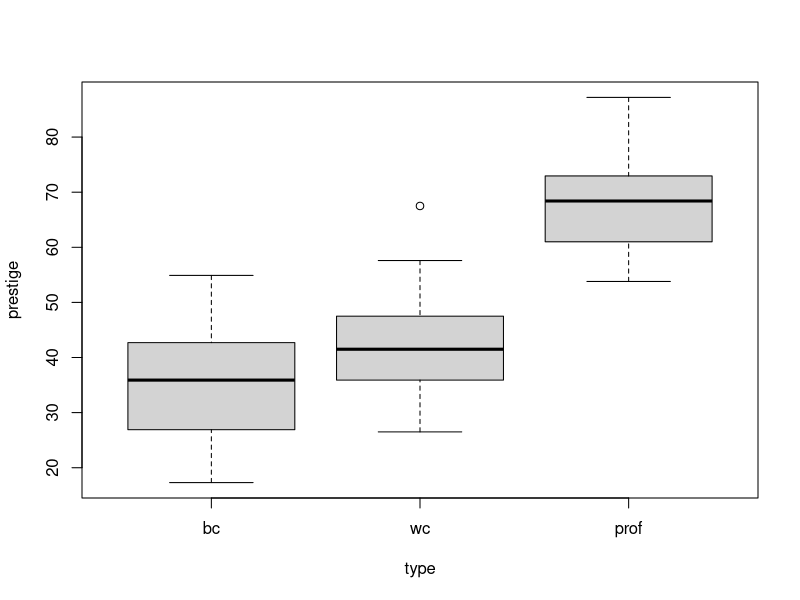
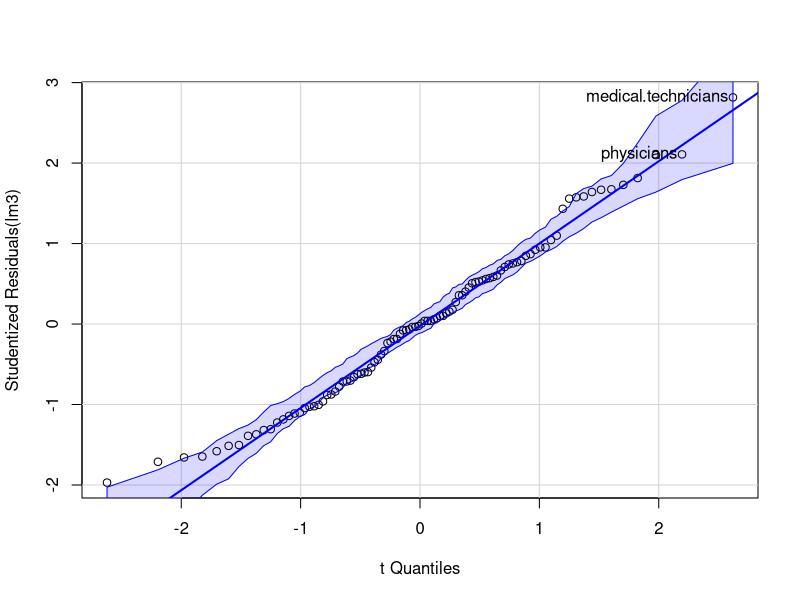
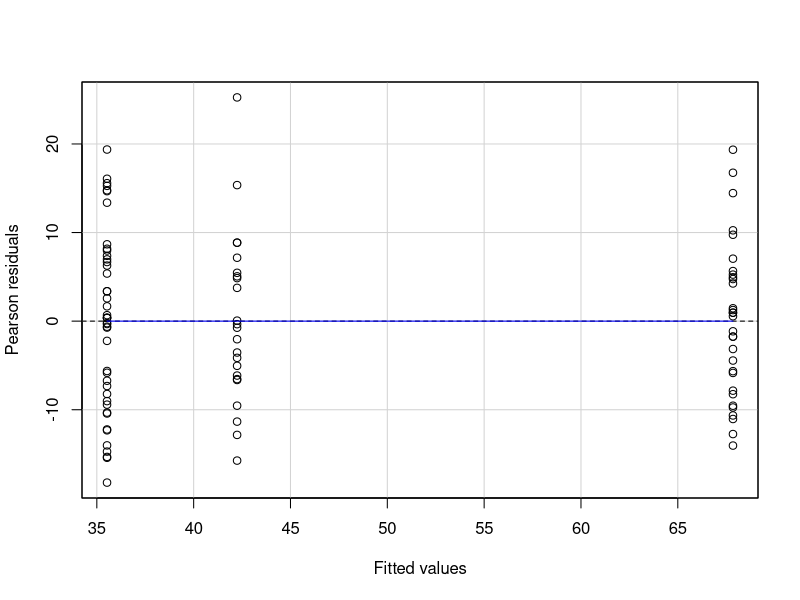
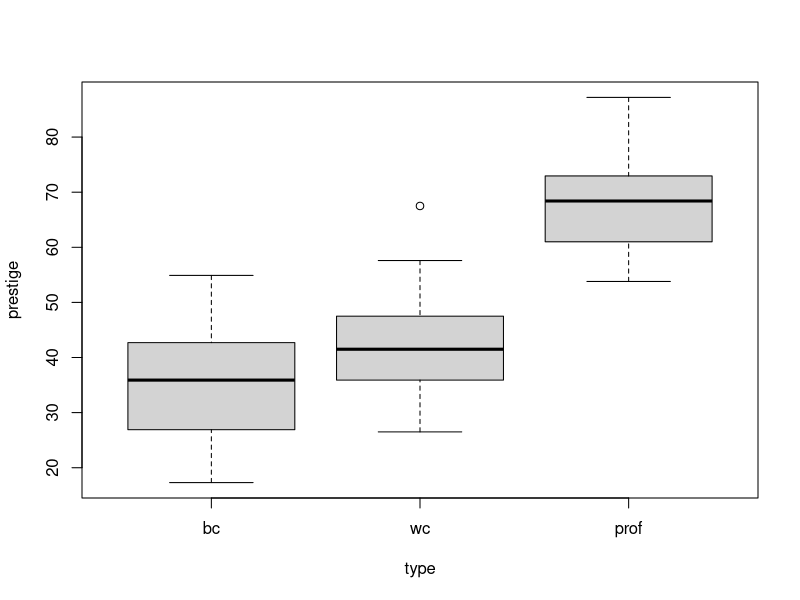
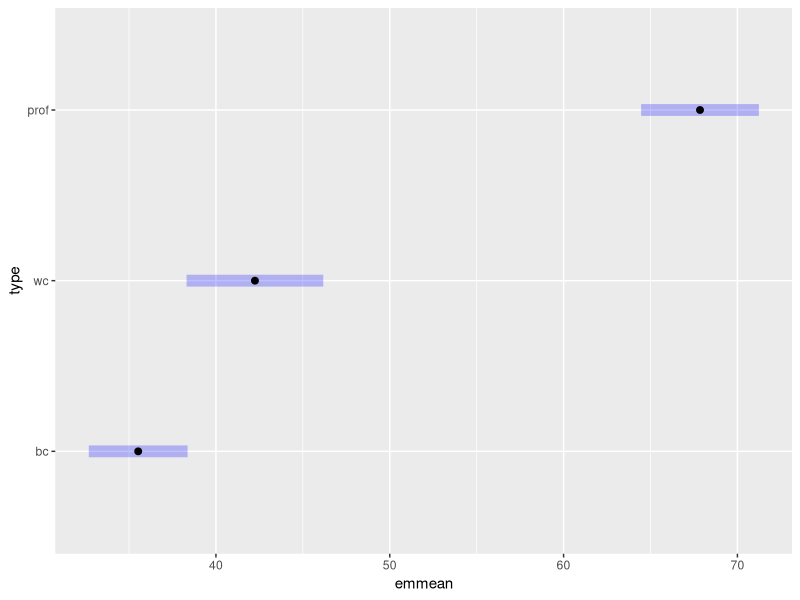
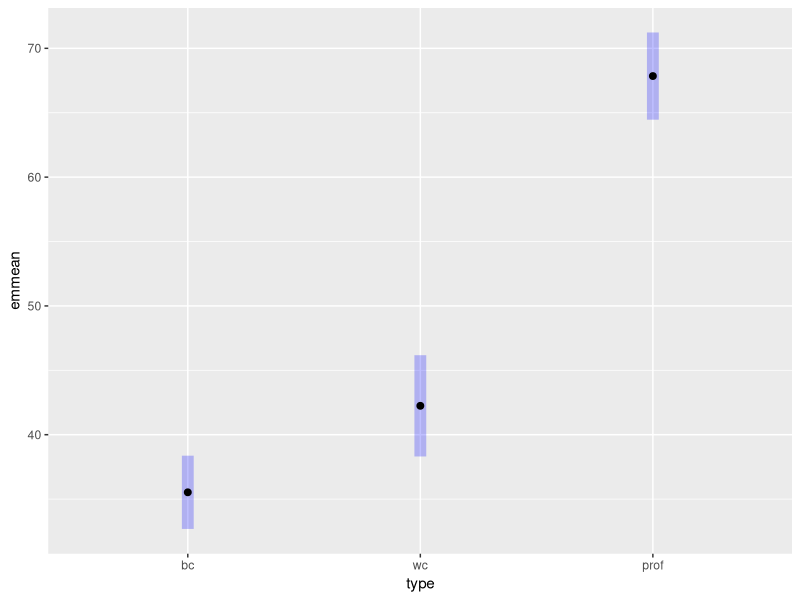
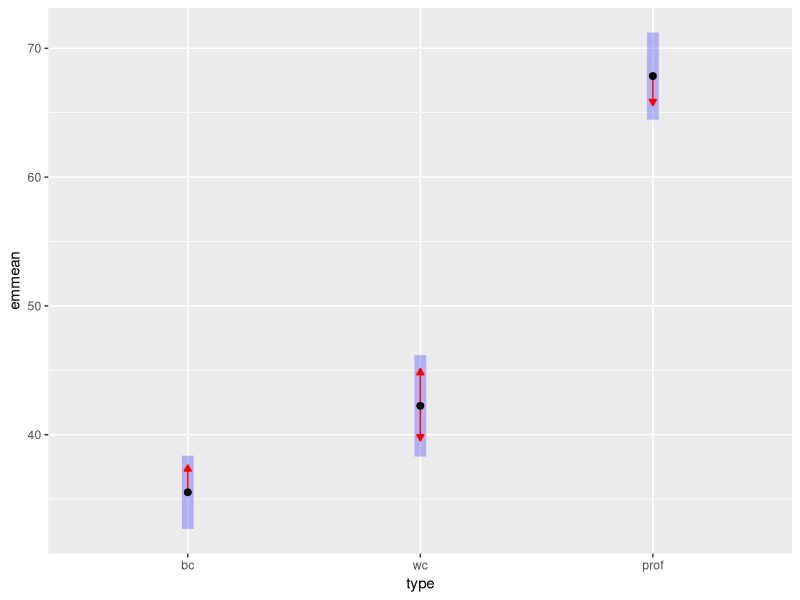
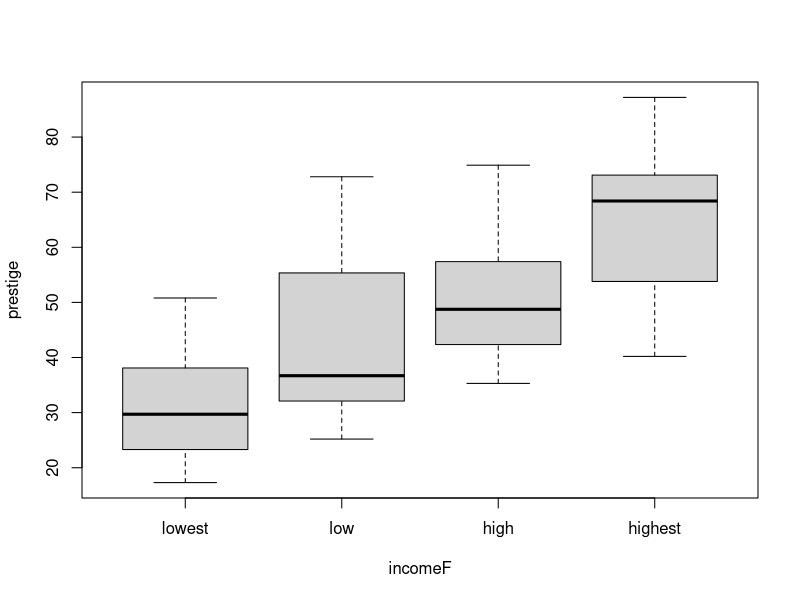

Generate these figures, in order, with R: (Note: this script raises an error after producing the figures.)
#################################################
# Prestige data 
# install.packages("carData")
library(carData)
?Prestige
head(Prestige)
dim(Prestige)
str(Prestige)
Prestige # Note missing data for type variable

# Delete cases with missing values for type
Prestige <- na.omit(Prestige)
dim(Prestige) # dropped 4 cases

table(Prestige$type)
levels(Prestige$type)

# Prefer bc, wc, prof ordering, so let's reorder the levels 
# of the type factor in the Prestige data set.
Prestige$type <- factor(x = Prestige$type, levels = c("bc", "wc", "prof"))
levels(Prestige$type)

# Boxplots by group
boxplot(prestige ~ type, data = Prestige)


# R will automatically create dummy variables for factors
# that are entered as predictors in regression models. The
# reference category is the first level of the factor, so 
# if you want a different reference category, you need to 
# change the factor level orderings.

# Regression with dummy coding.
levels(Prestige$type) # "bc" will be reference
lm1 <- lm(prestige ~ type, data = Prestige)
summary(lm1)

# Let's use "wc" as reference instead.
Prestige$type <- relevel(Prestige$type, ref = "wc")
levels(Prestige$type) # "wc" will be reference
lm2 <- lm(prestige ~ type, data = Prestige)
summary(lm2)

# Change it back.
Prestige$type <- relevel(Prestige$type, ref = "bc")
levels(Prestige$type)

# To do ANOVA in R, we will use the Anova() function 
# from package car. Install the package if you haven't 
# already. If you have, you can skip the install.
# install.packages("car")
library(car)
?Anova

# To use the Anova function, we first have to fit a linear
# model with factor variables as predictors. Then, we will
# pass that fitted model on to the Anova function. There are 
# two options for how to have Anova() calculate sums of squares
# referred to as type III and type II. We will use Type III 
# going forward, so be sure to specify type = 3 when you use the
# function.

# To optimize our output, we need to ensure that the method
# R uses for factor coding aligns with the method typically
# used in ANOVA. In ANOVA, instead of dummy coding, deviation
# coding is typically used because it makes the intercept
# interpretable as the overall (grand) mean, instead of the 
# mean of the reference group (as in dummy coding). So, to 
# make sure that our model output gives estimates that are
# consistent with what we expect from ANOVA, we need to set the
# default behavior for unordered factors to helmert coding, 
# which is another way of specifying deviation coding.

# By default the coding is set to "contr.treatment", 
# which is equivalent to dummy coding.
options()$contrasts 

# For anova, we need to change it to deviation (helmert) 
# coding. Note that we only need to change the behavior for
# unordered factors. We leave the default coding scheme for
# ordered factors as "contr.poly"

# Dummy coding
options(contrasts = c("contr.treatment", "contr.poly"))
summary(lm(prestige ~ type, data = Prestige))

# Deviation (also called effect) coding
options(contrasts = c("contr.helmert", "contr.poly"))
summary(lm(prestige ~ type, data = Prestige))

# Now the intercept represents the grand mean, and the 
# other two slopes represent *deviations* from the grand
# mean (which is why it's called "deviation" coding).

# So now the option is set to do deviation coding. Fit
# and name the full model.
lm3 <- lm(prestige ~ type, data = Prestige)
summary(lm3)

# Check assumptions. 
# 1. Independence of errors (logical argument)
# 2. Normally distributed errors. - Examine a QQ plot
library(car)
qqPlot(lm3) 
# 3. Linearity (0 conditional mean). - Examine resid plot
residualPlot(lm3)
# 4. Homoskedasticity (constant conditional variance).  
#    Estimate group variances and compare ratio of 
#    largest to smallest. Want the ratio to be less than
#    four or so.
by(data = Prestige$prestige, INDICES = Prestige$type, FUN = var)
#    100.47/75.29 = 1.33
#    Can also examine boxplot IQRs.
boxplot(prestige ~ type, data = Prestige)
#    Can also run a test of H_0: var1 = var2 = var3
bartlett.test(Prestige$prestige ~ Prestige$type)

# Now run ANOVA using the Anova function.
# Here we are testing H_0: \mu_1 = \mu_2 = \mu_3
Anova(lm3, type = 3) # use type = 3

# The null hypothesis of H_0: \mu_1 = \mu_2 = \mu_3
# is rejected. Thus, we know that there is at least
# one pairwise difference among means. Next, we will
# follow up with pairwise comparisons. For that, we 
# use the emmeans package.

# Install and load the package.
# install.packages("emmeans")
library(emmeans)
?emmeans
install.packages("emmeans")
# emmeans stands for estimated marginal means. The
# package is useful for calculating group means for
# factor levels or combinations of factors levels and
# doing contrast comparisons among them.

# Three arguments passed to function emmeans:
#  object is the fitted model
#  specs is typically a right-hand side of a formula
#  Set adjust to "none" for now

emm1 <- emmeans(object = lm3,
                specs = ~ type,
                adjust = "none")
summary(emm1)
install.packages("ggplot2")
# Can plot an emmeans object to visualize the EMMs.
# The plot will include 95% confidence intervals around
# each marginal (group) mean.
plot(emm1) # default is horizontal plot
plot(emm1, horizontal = FALSE)

# Pairwise comparisons can be done with the function
# pairs()
prs1 <- pairs(emm1, adjust = "none")
prs1
# Results of pairwise comparisons can be visualized with 
# arrows in the plot.
plot(emm1, horizontal = FALSE, adjust = "none", comparisons = TRUE)

# We can see the contrast coefficients by extracting the
# model coefficients with coef()
coef(prs1)

# Specify complex contrasts with the contrast function
psis <- contrast(emm1, 
                 list(psi1 = c(.5, .5, -1), psi2 = c(0, 1, -1)))

# Generate confidence 95% confidence intervals for the custom contrasts
confint(psis, adjust = "none", level = .95)

### Lab 04 ###
# For this lab you will create a categorical factor
# by binning the continuous income variable. First 
# get the cut points for quantiles on income.
qtls <- quantile(x = Prestige$income, probs = c(.25, .5, .75))
qtls

# Now create a factor variable with four factors based
# on the cutpoints.
incomeF <- numeric(dim(Prestige)[1])
incomeF[which(Prestige$income < 4250.5)] <- "lowest"
incomeF[which(Prestige$income >= 4250.5 & Prestige$income < 6035.5)] <- "low"  
incomeF[which(Prestige$income >= 6035.5 & Prestige$income < 8226.25)] <- "high"  
incomeF[which(Prestige$income >= 8226.25)] <- "highest"  
Prestige$incomeF <- factor(incomeF)
head(Prestige)
str(Prestige)

# Your task for lab is to run one-way ANOVA to assess the 
# effect of income on prestige. If you find an overall effect,
# follow up with pairwise comparisons and describe the results.
# Finally, check for a significant difference in the average of 
# prestige of lowest and low vs the averge prestige of high and 
# highest. Be sure to check assumptions.
#assigment done as follow:
#1 relevel the incomeF
Prestige$incomeF<-factor(x=Prestige$incomeF, levels =c("lowest","low", "high", "highest"))
#2 visualize the data
boxplot(prestige ~ incomeF, data = Prestige)
# use relevel to change the reference group,
Prestige$incomeF<-relevel(Prestige$incomeF, ref = "lowest")
#Regression with dummy coding
lm1 <- lm(prestige ~ incomeF, data = Prestige)
summary(lm1)
#set devidation coding for the anova
lm2 <- lm(prestige ~ incomeF, data = Prestige)
summary(lm2)

# Check assumptions. 
# 1. Independence of errors (logical argument)
# 2. Normally distributed errors. - Examine a QQ plot
library(car)
qqPlot(lm2) 
# 3. Linearity (0 conditional mean). - Examine resid plot
residualPlot(lm2)
# 4. Homoskedasticity (constant conditional variance).  
#    Estimate group variances and compare ratio of 
#    largest to smallest. Want the ratio to be less than
#    four or so.
by(data = Prestige$prestige, INDICES = Prestige$incomeF, FUN = var)
#    232.58/81.4725 = 1.33
232.58/81.4725
#    Can also examine boxplot IQRs.
boxplot(prestige ~ type, data = Prestige)
#    Can also run a test of H_0: var1 = var2 = var3
bartlett.test(Prestige$prestige ~ Prestige$incomeF)
#run ANOVA using anova function
Anova(lm2, type = 3)
#marginal means comparisons
emm1 <- emmeans(object = lm2,
                specs = ~ incomeF,
                adjust = "none")
summary(emm1)
#plot emmeans
plot(emm1) # default is horizontal plot
plot(emm1, horizontal = FALSE)

# Pairwise comparisons can be done with the function
# pairs()
prs1 <- pairs(emm1, adjust = "none")
prs1
# Results of pairwise comparisons can be visualized with 
# arrows in the plot.
plot(emm1, horizontal = FALSE, adjust = "none", comparisons = TRUE)

# Specify complex contrasts with the contrast function
psis <- contrast(emm1, 
                 list(psi1 = c(.5, .5, -0.5,-0.5)))

# Generate confidence 95% confidence intervals for the custom contrasts
confint(psis, adjust = "none", level = .95)
psis
